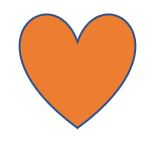
#> input picture heart.jpg, 159 x 146 px, given in place of carlane.jpg, which was not available
$ python object_detection_and_recognition.py
#> lines starting #> are read from the running program, lines starting #| are printed output that depends on the picture
# -*- coding: utf-8 -*-
"""Object_detection_and_recognition.ipynb

Automatically generated by Colaboratory.

Original file is located at
    https://colab.research.google.com/drive/1yxlzo5LOkm012KAz1j1JdpP4iZ_Ium4G
"""

# Commented out IPython magic to ensure Python compatibility.
import cv2 as cv, numpy as np
import matplotlib.pyplot as plt
import matplotlib.image as mpimg
import pandas as pd
import os
import glob

# %matplotlib inline

# Some sources for reference

# https://github.com/search?l=Python&q=Object+detection&type=Repositories
# sources: https://datahack.analyticsvidhya.com/
# https://github.com/analyticsvidhya
# https://github.com/xingyizhou

"""# Import images"""


"""https://arxiv.org/pdf/1904.07850.pdf

Why object detection power many vision tasks
-instance segmentation
-pose estimation
-tracking
-action recognition
"""

# [64 lines left out: functions plot_input, img_cvt, not called in this run]

# plt.imshow(img_cvt())

"""Next : Try to build using classes"""

# [13 lines left out: function img_conversion, not called in this run]

def img_filter():
  img = cv.imread('./carlane.jpg')
#> img is the input picture: shape (146, 159, 3); mean B, G, R 173.7, 200.5, 241
  kernel_size = (3,3)
  gaussian_blur = cv.GaussianBlur(src = img, ksize = kernel_size, sigmaX = 0 )
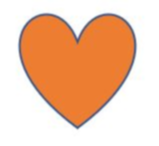
#> gaussian_blur: shape (146, 159, 3); mean B, G, R 173.8, 200.5, 241
  blur = cv.blur(src = img, ksize = (3,3))

  return gaussian_blur, blur

plt.imshow(img_filter()[1])

# Edge detector

thresh1, thresh2 = 255, 255
#> (the run stopped early here; a loop or call above may not have finished)

$ run again, on pentagon.jpg
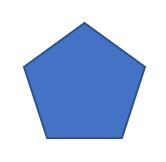
#> input picture pentagon.jpg, 166 x 162 px, given in place of carlane.jpg, which was not available
#> in img_filter, img is the input picture: shape (162, 166, 3); mean B, G, R 231.3, 201.8, 184.7
#> in img_filter, `gaussian_blur = cv.GaussianBlur(src = img, ksize = kernel_size, sigmaX..`:
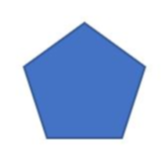
#> gaussian_blur: shape (162, 166, 3); mean B, G, R 231.4, 201.8, 184.7
